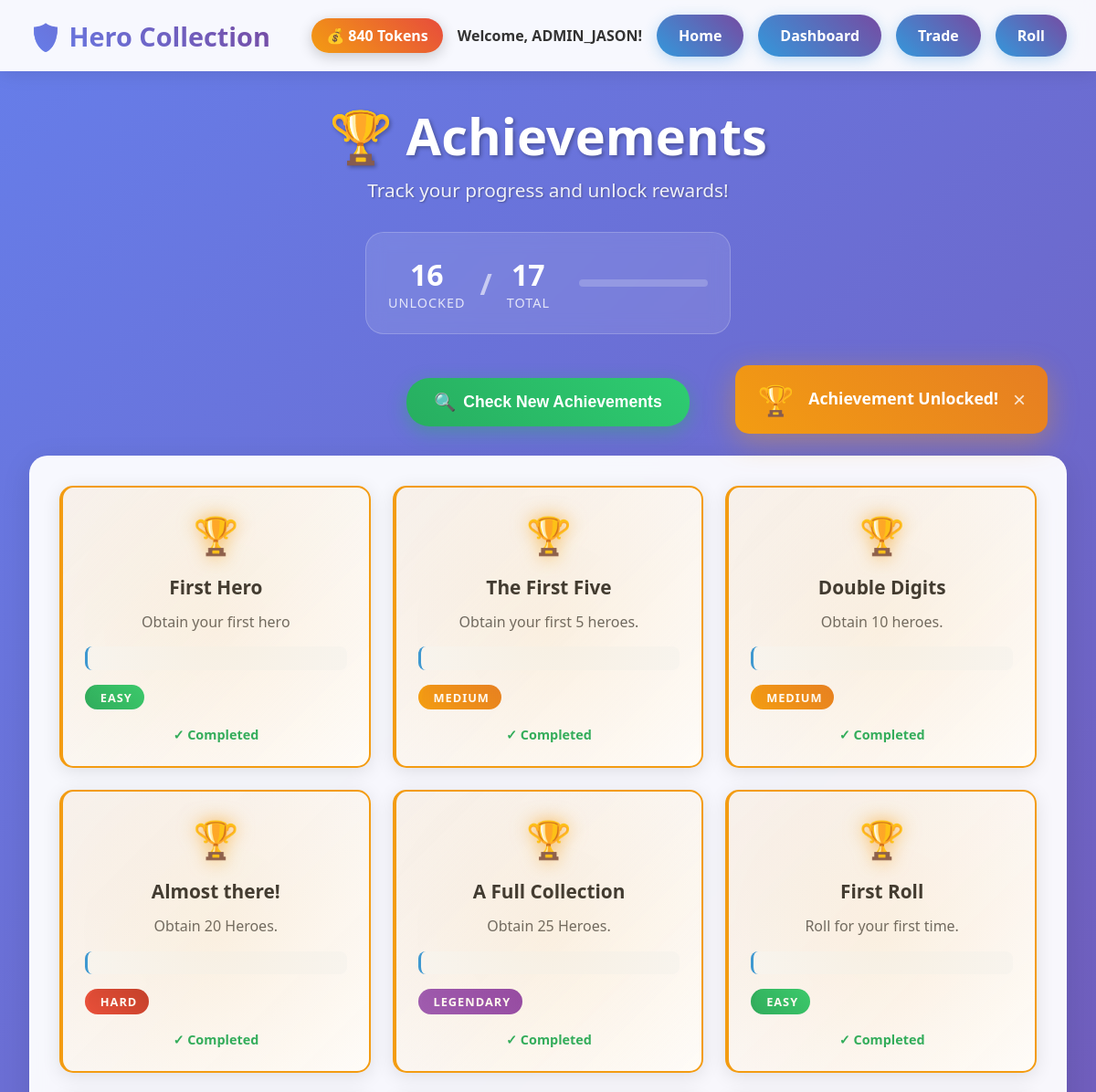
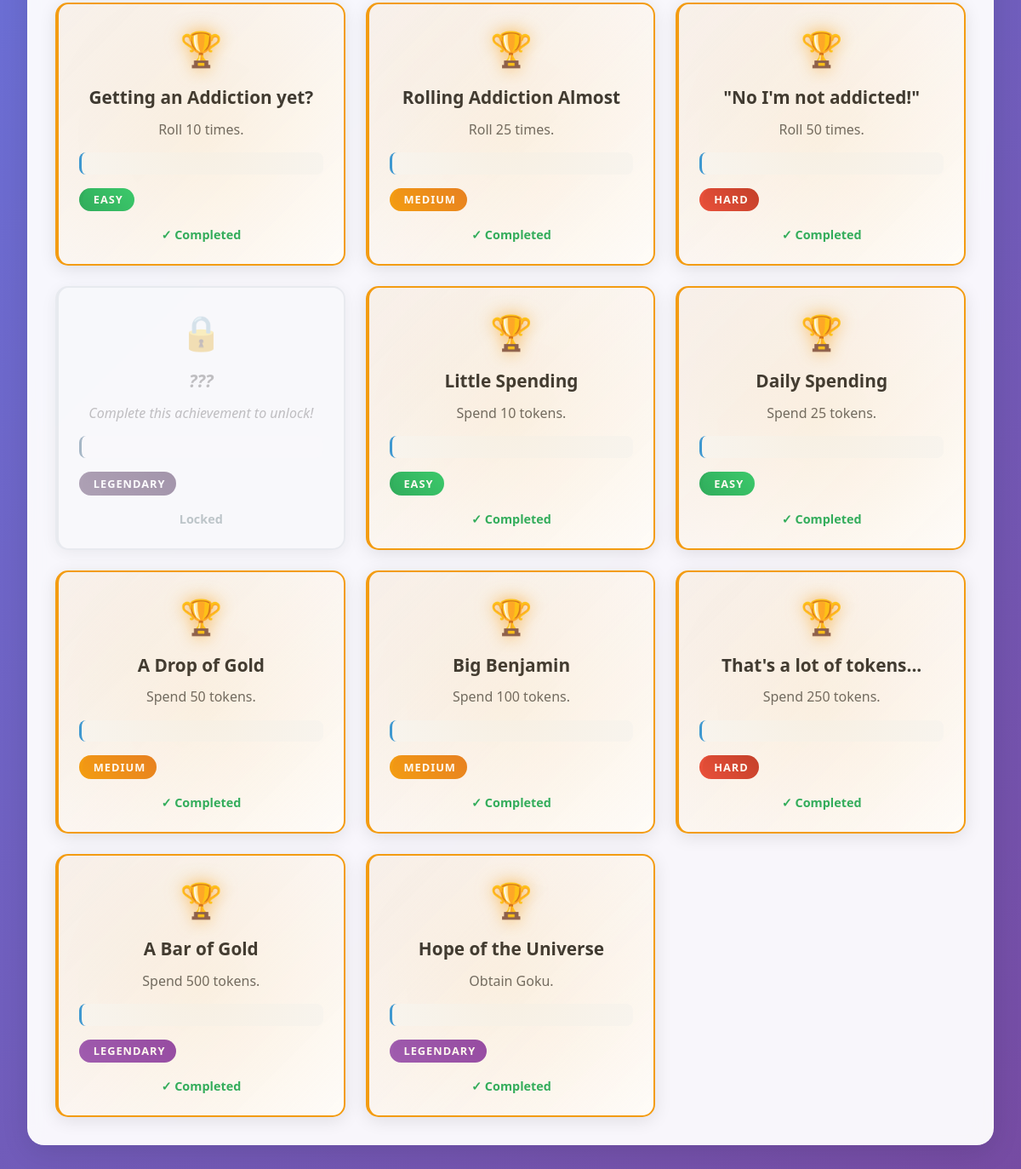
The page /achievements (signed in) on the database its author committed (2 pictures, top to bottom).
### main.py (models this page shows)
class User(db.Model, UserMixin):
    id = db.Column(db.Integer, primary_key=True)
    username = db.Column(db.String(30), nullable=False)
    password = db.Column(db.String(70), nullable=False)
    tokens = db.Column(db.Integer, default=50)
    tokens_spent = db.Column(db.Integer, default=0)
    rolls_done = db.Column(db.Integer, default=0)
    last_daily_claim = db.Column(db.DateTime, default=datetime.utcnow)
    heroes = db.relationship('Hero', secondary=user_heroes, backref="owners")
    achievements = db.relationship("Achievement", secondary=user_achievements, backref="owners")

class Achievement(db.Model):
    id = db.Column(db.Integer, primary_key=True)
    name = db.Column(db.String(50), nullable=False)
    description = db.Column(db.String(200), nullable=False)
    type = db.Column(db.String(100), nullable=False)
    value = db.Column(db.Integer, default=0)
    difficulty = db.Column(db.String(50), nullable=False)

### main.py (the view)
@app.route('/achievements')
@login_required
def achievements():
    all_achievements = Achievement.query.all()
    user_achievements = current_user.achievements
    user_achievement_ids = [a.id for a in user_achievements]
    newly_unlocked_achievements = []
    return render_template('achievement.html',
        all_achievements=all_achievements,
        user_achievements=user_achievements,
        user_achievement_ids=user_achievement_ids,
        newly_unlocked_achievements=newly_unlocked_achievements
    )

### main.py (called while the page is built)
@login_manager.user_loader
def load_user(user_id):
    return User.query.get(int(user_id))

### templates/achievement.html (shortened to what this page needs)
<!DOCTYPE html>
<html lang="en">
<head>
    <link rel="stylesheet" href="{{ url_for('static', filename='style.css') }}">
    <link rel="stylesheet" href="{{ url_for('static', filename='achievement.css') }}">
</head>
<body>
    <nav class="navbar">
        <div class="navbar-content">
            <div class="logo">🛡️ Hero Collection</div>
            <div class="user-info">
                <div class="tokens">💰 {{ current_user.tokens }} Tokens</div>
                <div class="username">Welcome, {{ current_user.username }}!</div>
                <div class="homeL"><a href="{{ url_for('home')}}">Home</a></div>
                <div class="homeL"><a href="{{ url_for('dashboard')}}">Dashboard</a></div>
                <div class="homeL"><a href="{{ url_for('trade')}}">Trade</a></div>
                <div class="homeL"><a href="{{ url_for('roll')}}">Roll</a></div>
            </div>
        </div>
    </nav>
    <div class="container">
        <div class="achievements-header">
            <h1 class="achievements-title">🏆 Achievements</h1>
            <p class="achievements-subtitle">Track your progress and unlock rewards!</p>
            <div class="achievement-stats">
                <div class="stat-item">
                    <span class="stat-number">{{ user_achievements|length }}</span>
                    <span class="stat-label">Unlocked</span>
                </div>
                <div class="stat-divider">/</div>
                <div class="stat-item">
                    <span class="stat-number">{{ all_achievements|length }}</span>
                    <span class="stat-label">Total</span>
                </div>
                <div class="progress-bar">
                </div>
            </div>
        </div>
        <div class="check-section">
            <form method="POST" action="{{ url_for('check_achievements') }}">
                <button type="submit" class="btn-check-achievements">
                    <span class="check-icon">🔍</span>
                    Check New Achievements
                </button>
            </form>
        </div>
        <div class="achievements-section">
            <div class="achievements-grid">
                {% for achievement in all_achievements %}
                    {% set is_unlocked = achievement.id in user_achievement_ids %}
                    <div class="achievement-card {% if not is_unlocked %}locked{% endif %} difficulty-{{ achievement.difficulty.lower() }}"
                         data-difficulty="{{ achievement.difficulty.lower() }}"
                         data-status="{% if is_unlocked %}unlocked{% else %}locked{% endif %}">
                        <div class="achievement-icon">
                            {% if is_unlocked %}
                                <span class="trophy-icon">🏆</span>
                            {% else %}
                                <span class="locked-icon">🔒</span>
                            {% endif %}
                        </div>
                        <div class="achievement-content">
                            <div class="achievement-name">
                                {% if is_unlocked %}
                                    {{ achievement.name }}
                                {% else %}
                                    <span class="hidden-text">???</span>
                                {% endif %}
                            </div>
                            <div class="achievement-description">
                                {% if is_unlocked %}
                                    {{ achievement.description }}
                                {% else %}
                                    <span class="hidden-description">Complete this achievement to unlock!</span>
                                {% endif %}
                            </div>
                            <div class="achievement-condition">
                            </div>
                            <div class="achievement-difficulty difficulty-{{ achievement.difficulty.lower() }}">
                                {{ achievement.difficulty }}
                            </div>
                        </div>
                        <div class="achievement-status">
                            {% if is_unlocked %}
                                <span class="status-completed">✓ Completed</span>
                            {% else %}
                                <span class="status-locked">Locked</span>
                            {% endif %}
                        </div>
                        {% if is_unlocked %}
                            <div class="unlock-glow"></div>
                        {% endif %}
                    </div>
                {% endfor %}
            </div>
    <div id="achievement-notification" class="achievement-notification">
        <div class="notification-content">
            <div class="notification-icon">🏆</div>
            <div class="notification-text">
                <div class="notification-title">Achievement Unlocked!</div>
            </div>
            <button class="notification-close" onclick="closeNotification()">×</button>
        </div>
    </div>
</body>
</html>

### static/style.css (style rules this page uses)
* { margin: 0; padding: 0; box-sizing: border-box; }
body { font-family: 'Segoe UI', Tahoma, Geneva, Verdana, sans-serif; background: linear-gradient(135deg, #667eea 0%, #764ba2 100%); min-height: 100vh; color: #333; }
.navbar { background: rgba(255, 255, 255, 0.95); backdrop-filter: blur(10px); padding: 1rem 2rem; box-shadow: 0 2px 20px rgba(0,0,0,0.1); position: sticky; top: 0; z-index: 100; }
.navbar-content { display: flex; justify-content: space-between; align-items: center; max-width: 1200px; margin: 0 auto; }
.logo { font-size: 1.8rem; font-weight: bold; background: linear-gradient(45deg, #667eea, #764ba2); -webkit-background-clip: text; -webkit-text-fill-color: transparent; background-clip: text; }
.user-info { display: flex; align-items: center; gap: 1rem; }
.tokens { background: linear-gradient(45deg, #f39c12, #e74c3c); color: white; padding: 0.5rem 1rem; border-radius: 20px; font-weight: bold; box-shadow: 0 4px 15px rgba(0,0,0,0.2); }
.homeL { background: linear-gradient(45deg, #3498db, #764ba2); color: white; padding: 12px 24px; border-radius: 25px; font-weight: bold; text-decoration: none; display: inline-block; box-shadow: 0 4px 15px rgba(52, 152, 219, 0.3); transition: all 0.3s ease; transform: scale(1); }
a { color: white; text-decoration: none; }
.username { font-weight: 600; color: #333; }
.container { max-width: 1200px; margin: 0 auto; padding: 2rem; }

### rows shown on the page
User: tokens "840", username "ADMIN_JASON"
Achievement: name "First Hero", description "Obtain your first hero", difficulty "EASY", shows "✓ Completed"
Achievement: name "The First Five", description "Obtain your first 5 heroes.", difficulty "MEDIUM", shows "✓ Completed"
Achievement: name "Double Digits", description "Obtain 10 heroes.", difficulty "MEDIUM", shows "✓ Completed"
Achievement: name "Almost there!", description "Obtain 20 Heroes.", difficulty "HARD", shows "✓ Completed"
Achievement: name "A Full Collection", description "Obtain 25 Heroes.", difficulty "LEGENDARY", shows "✓ Completed"
Achievement: name "First Roll", description "Roll for your first time.", difficulty "EASY", shows "✓ Completed"
Achievement: name "Getting an Addiction yet?", description "Roll 10 times.", difficulty "EASY", shows "✓ Completed"
Achievement: name "Rolling Addiction Almost", description "Roll 25 times.", difficulty "MEDIUM", shows "✓ Completed"
Achievement: name "\"No I'm not addicted!\"", description "Roll 50 times.", difficulty "HARD", shows "✓ Completed"
Achievement: shows "Complete this achievement to unlock!", difficulty "LEGENDARY", shows "Locked"
Achievement: name "Little Spending", description "Spend 10 tokens.", difficulty "EASY", shows "✓ Completed"
Achievement: name "Daily Spending", description "Spend 25 tokens.", difficulty "EASY", shows "✓ Completed"
Achievement: name "A Drop of Gold", description "Spend 50 tokens.", difficulty "MEDIUM", shows "✓ Completed"
Achievement: name "Big Benjamin", description "Spend 100 tokens.", difficulty "MEDIUM", shows "✓ Completed"
Achievement: name "That's a lot of tokens...", description "Spend 250 tokens.", difficulty "HARD", shows "✓ Completed"
Achievement: name "A Bar of Gold", description "Spend 500 tokens.", difficulty "LEGENDARY", shows "✓ Completed"
Achievement: name "Hope of the Universe", description "Obtain Goku.", difficulty "LEGENDARY", shows "✓ Completed"

### other values the page prints
{{ user_achievements|length }} "16"
{{ all_achievements|length }} "17"
